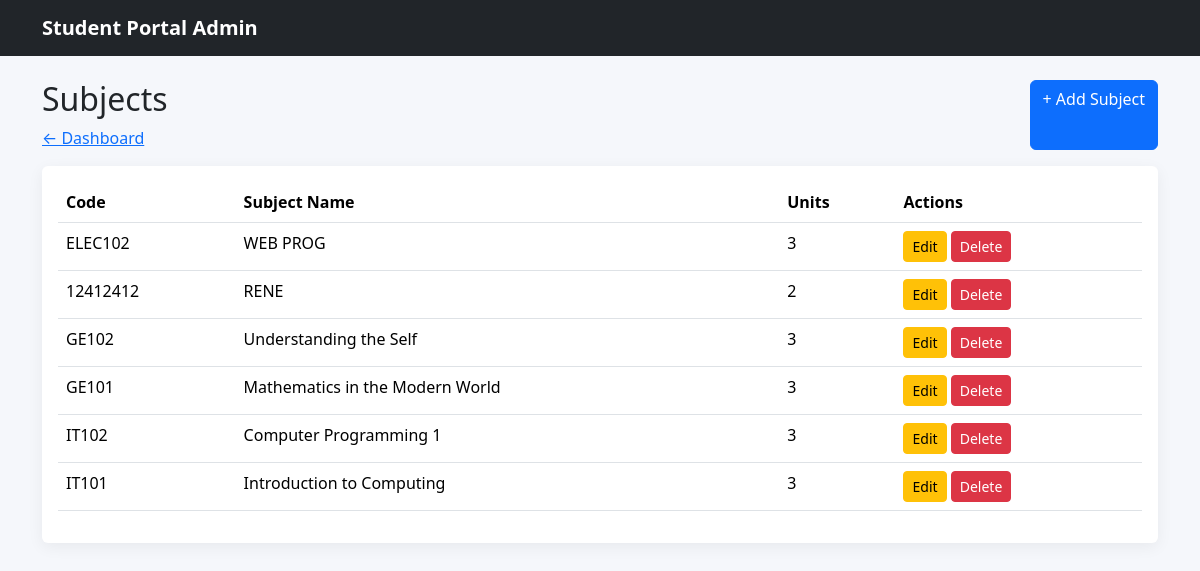
Page /admin/subjects/index.php (signed in) on the committed database.
### tables this page shows
CREATE TABLE `subjects` (
  `id` int(11) NOT NULL,
  `subject_code` varchar(20) NOT NULL,
  `subject_name` varchar(100) NOT NULL,
  `units` int(11) NOT NULL
);

### admin/subjects/index.php (the view, shortened to what this page needs)
<?php
    include "../../config/database.php";
    $sql = "SELECT * FROM subjects   ORDER BY id DESC";
    $result = mysqli_query($conn, $sql);
?>
<!doctype html>
<html lang="en">
<head>
    <link
        href="../../assets/vendor/bootstrap/css/bootstrap.min.css"
        rel="stylesheet"
    >
    <link
        href="../../assets/css/style.css"
        rel="stylesheet"
    >
</head>
<body>
    <nav class="navbar navbar-dark bg-dark">
        <div class="container">
            <a
                class="navbar-brand"
                href="dashboard.html"
            >
                Student Portal Admin
            </a>
        </div>
    </nav>
    <div class="container py-4">
        <div class="d-flex justify-content-between mb-3">
            <div>
                <h2>Subjects</h2>
                <a href="../dashboard.php">
                    ← Dashboard
                </a>
            </div>
            <a
                href="create.php"
                class="btn btn-primary"
            >
                + Add Subject
            </a>
        </div>
        <div class="card">
            <div class="card-body">
                <table class="table">
                    <thead>
                        <tr>
                            <th>Code</th>
                            <th>Subject Name</th>
                            <th>Units</th>
                            <th>Actions</th>
                        </tr>
                    </thead>
                    <tbody>
                         <?php
                            while($row = mysqli_fetch_assoc($result)){?>
                        <tr>
                            <td><?php echo htmlspecialchars($row["subject_code"]); ?></td>
                            <td>
                                <?php echo htmlspecialchars($row["subject_name"]); ?>
                            </td>
                            <td><?php echo htmlspecialchars($row["units"]); ?></td>
                            <td>
                                <a
                                    href="edit.php?id=<?php echo $row['id'];?>"
                                    class="btn btn-warning btn-sm"
                                >
                                    Edit
                                </a>
                                <a
                                    class="btn btn-danger btn-sm"
                                    href="delete.php?id=<?php echo $row['id'];?>"
                                    onclick="return confirm('Are you sure you want to delete this inc?')"
                                >
                                    Delete
                                </a>
                            </td>
                        </tr>
                        <?php } ?>
                    </tbody>
                </table>
            </div>
        </div>
    </div>
</body>
</html>

### assets/css/style.css (style rules this page uses)
body { background: #f5f7fb; }
.navbar-brand { font-weight: 700; }
.card { border: 0; box-shadow: 0 0.25rem 1rem rgba(0,0,0,.06); }

### rows in the picture
subjects: subject_code "ELEC102", subject_name "WEB PROG", units "3"
subjects: subject_code "12412412", subject_name "RENE", units "2"
subjects: subject_code "GE102", subject_name "Understanding the Self", units "3"
subjects: subject_code "GE101", subject_name "Mathematics in the Modern World", units "3"
subjects: subject_code "IT102", subject_name "Computer Programming 1", units "3"
subjects: subject_code "IT101", subject_name "Introduction to Computing", units "3"
